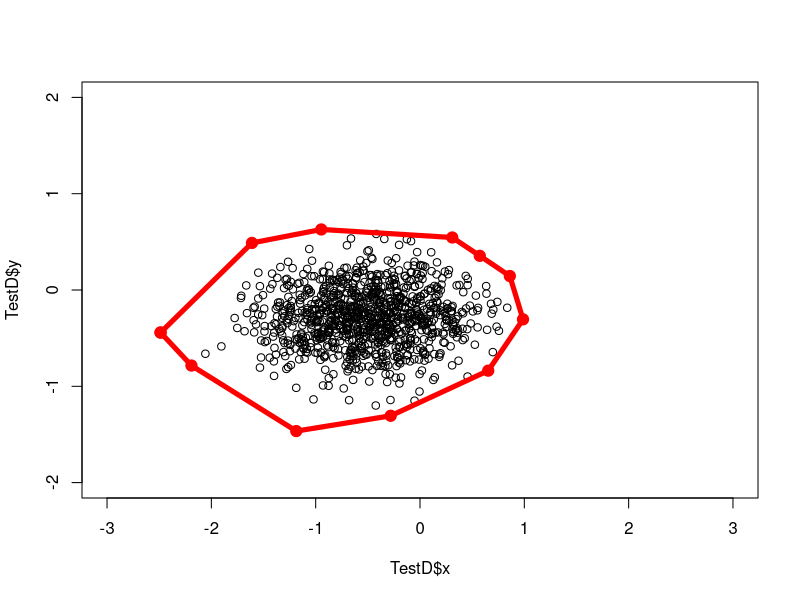

Here is the R script that generated this plot:
## 2D Convex Hull
## Andrew's Monotone Chain

library(dplyr)
library(magrittr)

CheckClockwiseF=function(PO,PA,PB){
  
  MatDet=det(matrix(c(PO,1,PA,1,PB,1),nrow=3,byrow=T))
  ifelse(MatDet>0,return(TRUE),return(FALSE))
  
}

ConvexHullF=function(InputDataD){

  names(InputDataD)=c("x","y")
  InputDataD %<>% arrange(x,y)

  LPointM=matrix({0},nrow=1,ncol=2)
  UPointM=matrix({0},nrow=1,ncol=2)

  i=0
  l=0
  u=0

  repeat{
  
      i=i+1
    
      while( l >= 2 ){
    
             if ( CheckClockwiseF(LPointM[(l-1),],LPointM[l,],InputDataD[i,]) == FALSE ){
      
                  LPointM=LPointM[-l,]
                  l=l-1
      
            }else{
      
                  break
              
            }
    
       }
  
       while( u >= 2 ){
    
              if ( CheckClockwiseF(UPointM[(u-1),],UPointM[u,],InputDataD[i,]) == TRUE ){
      
                   UPointM=UPointM[-u,]
                   u=u-1
                   
              }else{
                 
                   break
              }
    
      }
  
    if ( i == 1 ){
    
        LPointM[1,]=unlist(InputDataD[1,])
        UPointM[1,]=unlist(InputDataD[1,])
    
    }else{
    
        LPointM=rbind(LPointM,unlist(InputDataD[i,]))
        UPointM=rbind(UPointM,unlist(InputDataD[i,]))
    }
  

    l=l+1
    u=u+1
    
    if ( i==nrow(InputDataD) ){
    
         break
    
     }
  
    }

  LowCHPointD=data.frame(LPointM,row.names=NULL)
  UpCHPointD=data.frame(UPointM,row.names=NULL) %>% slice(1:(nrow(.)-1)) %>% arrange(desc(x))
  CHPointD=rbind(LowCHPointD,UpCHPointD)
  
  return(CHPointD)
  
}


#### Testing

TestD=data.frame(x=rnorm(1000,-0.5,0.5),y=rnorm(1000,-0.3,0.3))
g=ConvexHullF(TestD)
plot(x=TestD$x,y=TestD$y,xlim=c(-3,3),ylim=c(-2,2))
lines(x=g$x,y=g$y,col="red",lwd=5)
points(x=g$x,y=g$y,col="red",pch=19,cex=1.5)



